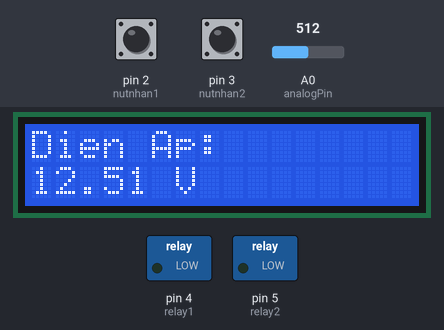
Recording of a sketch running on a simulated Arduino Uno, built with avr-gcc and run on an emulated ATmega328P. Shown: 16×2 character LCD, switched loads named in the sketch (green lamp = pin HIGH). The test bench sets the inputs (shaded band); at power-on: pin 2 (nutnhan1) HIGH, pin 3 (nutnhan2) HIGH, A0 (analogPin) = 512.

Above: at 1.2 s.
1.3 s: pin 2 (nutnhan1) pulled LOW for 1.25 s
At 2.5 s:
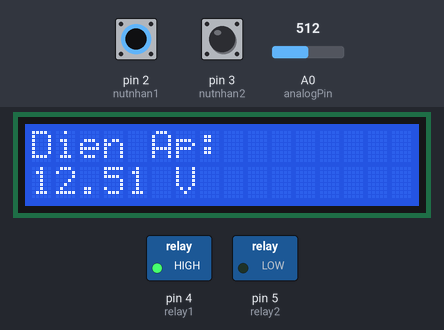
4.0 s: pin 3 (nutnhan2) pulled LOW for 1.25 s
At 4.9 s:
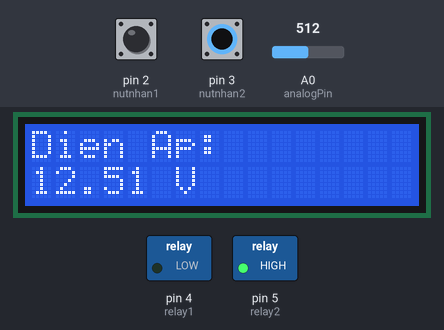
6.7 s: A0 (analogPin) set to 716
At 8.3 s:
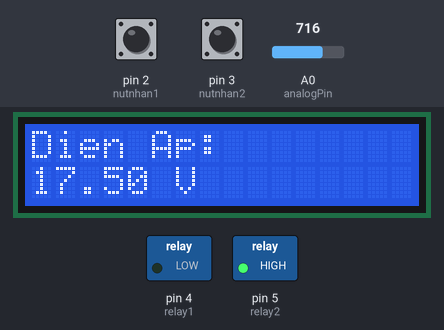
8.6 s: A0 (analogPin) set to 900
At 10.6 s:
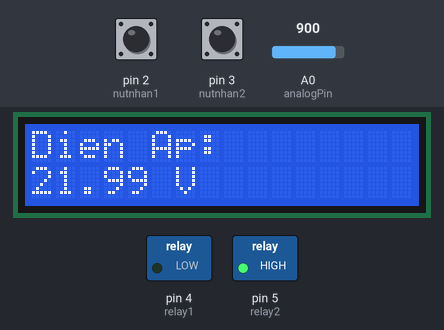
12.7 s: A0 (analogPin) set to 1023
At 14.0 s:
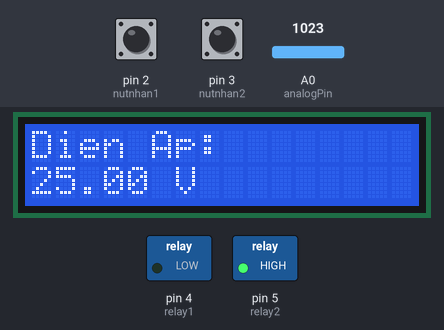
16.7 s: pin 3 (nutnhan2) pulled LOW for 3.2 s
At 30.0 s:
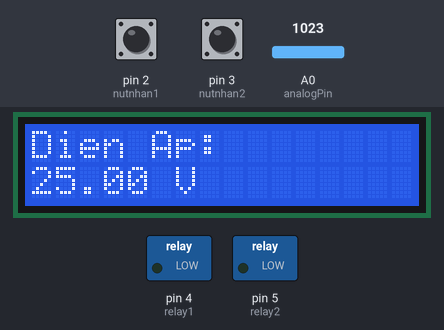
Timing chart, 0 to 30.8 s (numbered marks = the images above; inputs shaded):
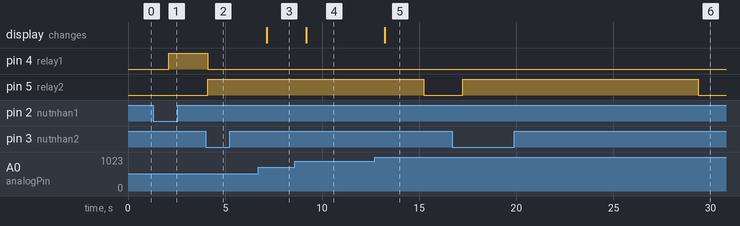

Measured:
- after the input at 1.3 s, pin 4 (relay1): LOW → HIGH after 0.79 s
- after the input at 4.0 s, pin 4 (relay1): HIGH → LOW after 0.12 s; pin 5 (relay2): LOW → HIGH after 0.12 s
- after the input at 6.7 s, the display: changes after 0.46 s (image 3)
- after the input at 8.6 s, the display: changes after 0.58 s (image 4)
- after the input at 12.7 s, the display: changes after 0.52 s (image 5)
- after the input at 16.7 s, pin 5 (relay2): LOW → HIGH after 0.55 s, → LOW 12.1 s later

The sketch:

do_dien_ap_arduino.ino
```cpp
#include <Wire.h>
#include <LiquidCrystal_I2C.h>

#define LCD_ADDRESS 0x27 // Địa chỉ I2C của LCD 1602
#define LCD_COLUMNS 16
#define LCD_ROWS 2

LiquidCrystal_I2C lcd(LCD_ADDRESS, LCD_COLUMNS, LCD_ROWS);

const int analogPin = A0; // Chân analog để đọc điện áp

#define nutnhan1 2
#define nutnhan2 3
#define relay1 4
#define relay2 5
unsigned long time;
unsigned long thoigian = 10000;///Thời gian sáng đèn

void setup(void) {
  lcd.init();
  lcd.backlight();
  lcd.setCursor(0, 0);
  lcd.print("Dien Ap: ");
  pinMode(nutnhan1, INPUT_PULLUP);
  pinMode(nutnhan2, INPUT_PULLUP);
  pinMode(relay1, OUTPUT);
  pinMode(relay2, OUTPUT);
}

void loop(void) {
  if(digitalRead(nutnhan1) == 0){
    digitalWrite(relay2, LOW);
    digitalWrite(relay1, HIGH);
    time = millis();
  }
  if(digitalRead(nutnhan2) == 0){
    digitalWrite(relay1, LOW);
    digitalWrite(relay2, HIGH);
    time = millis();
  }
  if(millis() - time >= thoigian){
    digitalWrite(relay1, LOW);
    digitalWrite(relay2, LOW);
  }
  int sensorValue = analogRead(analogPin);
  float voltage = sensorValue / 1023.0; // Đọc điện áp từ phân áp
  float voltage25V = voltage * 25.0; // Tính toán điện áp gốc từ phân áp

  lcd.setCursor(0, 1);
  lcd.print(voltage25V);
  lcd.print(" V   "); // In ra giá trị điện áp

  delay(1000); // Đợi 1 giây trước khi cập nhật lại

}
```
